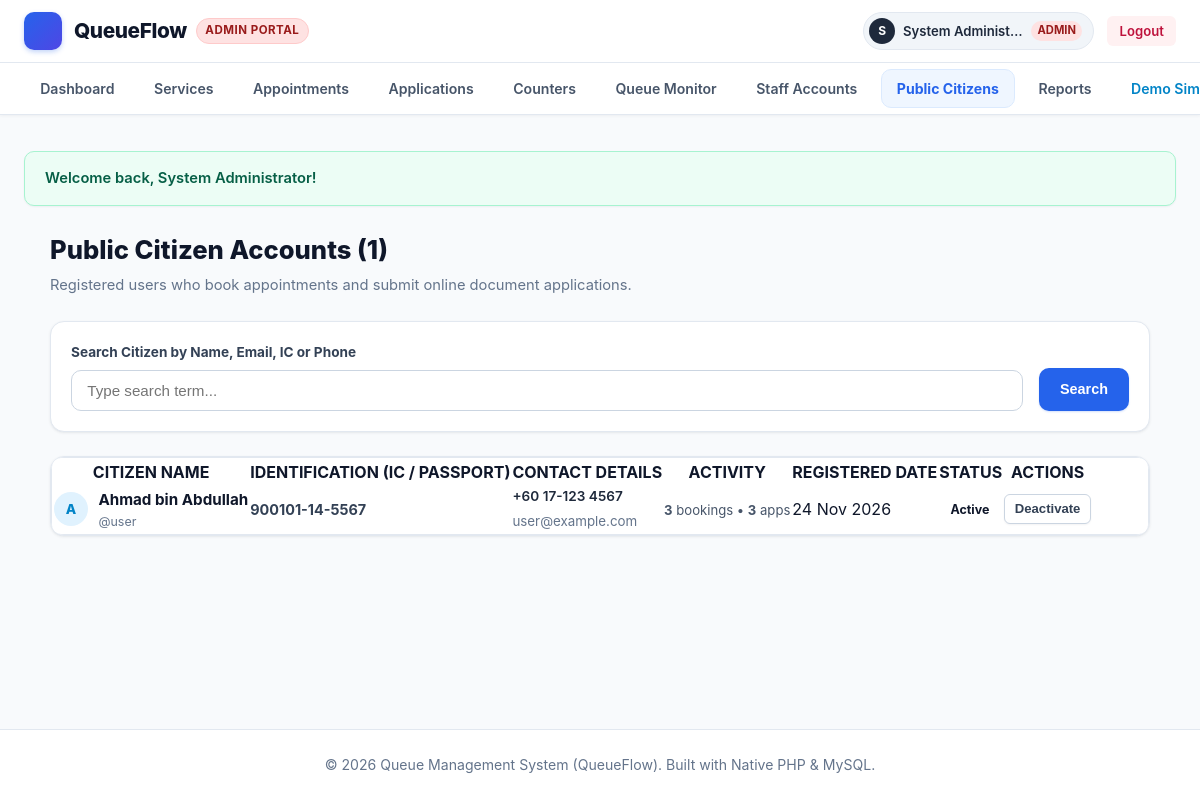
/admin/user_management.php (signed in), run on the app's committed database.
### tables this page shows
CREATE TABLE `users` (
  `id` INT AUTO_INCREMENT PRIMARY KEY,
  `username` VARCHAR(50) NOT NULL UNIQUE,
  `email` VARCHAR(100) NULL UNIQUE,
  `password` VARCHAR(255) NOT NULL,
  `full_name` VARCHAR(100) NOT NULL,
  `ic_passport` VARCHAR(50) NULL,
  `phone` VARCHAR(30) NULL,
  `role` ENUM('admin', 'staff', 'user') NOT NULL DEFAULT 'user',
  `status` ENUM('active', 'inactive') NOT NULL DEFAULT 'active',
  `created_at` TIMESTAMP DEFAULT CURRENT_TIMESTAMP
);

### admin/user_management.php (the view, shortened to what this page needs)
<?php
require_once __DIR__ . '/../includes/functions.php';
$pdo = getDBConnection();
$search = trim($_GET['search'] ?? '');
$sql = "
    SELECT u.*,
        (SELECT COUNT(*) FROM appointments WHERE user_id = u.id) as booking_count,
        (SELECT COUNT(*) FROM applications WHERE user_id = u.id) as app_count
    FROM users u
    WHERE u.role = 'user'
";
$params = [];
$sql .= " ORDER BY u.id DESC";
$stmt = $pdo->prepare($sql);
$stmt->execute($params);
$citizens = $stmt->fetchAll();
require_once __DIR__ . '/../includes/header.php';
?>
<div style="max-width: 1100px; margin: 1.5rem auto;">
    <div style="display: flex; justify-content: space-between; align-items: center; margin-bottom: 1.5rem; flex-wrap: wrap; gap: 1rem;">
        <div>
            <h1 style="font-size: 1.6rem; font-weight: 800; color: #0f172a; margin-bottom: 0.25rem;">
                Public Citizen Accounts (<?php echo count($citizens); ?>)
            </h1>
            <p style="color: var(--text-muted); font-size: 0.92rem; margin: 0;">
                Registered users who book appointments and submit online document applications.
            </p>
        </div>
    </div>
    <div class="card" style="padding: 1.25rem; margin-bottom: 1.5rem;">
        <form method="GET" action="user_management.php" style="display: flex; gap: 1rem; align-items: flex-end;">
            <div style="flex: 1;">
                <label class="form-label" for="search" style="font-size: 0.85rem;">Search Citizen by Name, Email, IC or Phone</label>
                <input type="text" id="search" name="search" class="form-control" value="<?php echo e($search); ?>" placeholder="Type search term...">
            </div>
            <button type="submit" class="btn btn-primary" style="padding: 0.65rem 1.25rem;">
                <?php echo getIcon('search', 14); ?> Search
            </button>
        </form>
    </div>
    <div class="card" style="padding: 0; overflow: hidden;">
        <div class="table-responsive">
            <table class="data-table">
                <thead>
                    <tr>
                        <th>CITIZEN NAME</th>
                        <th>IDENTIFICATION (IC / PASSPORT)</th>
                        <th>CONTACT DETAILS</th>
                        <th>ACTIVITY</th>
                        <th>REGISTERED DATE</th>
                        <th>STATUS</th>
                        <th>ACTIONS</th>
                    </tr>
                </thead>
                <tbody>
                    <?php if (empty($citizens)): ?>
                        <tr>
                            <td colspan="7" style="text-align: center; padding: 3rem 1rem; color: #94a3b8;">
                                No citizen accounts found.
                            </td>
                        </tr>
                    <?php else: ?>
                        <?php foreach ($citizens as $c): ?>
                            <tr>
                                <td>
                                    <div style="display: flex; align-items: center; gap: 0.65rem;">
                                        <div style="width: 34px; height: 34px; border-radius: 50%; background: #e0f2fe; color: #0284c7; font-weight: 800; display: flex; align-items: center; justify-content: center; font-size: 0.85rem;">
                                            <?php echo strtoupper(substr($c['full_name'], 0, 1)); ?>
                                        </div>
                                        <div>
                                            <strong style="color: #0f172a; font-size: 0.95rem;"><?php echo e($c['full_name']); ?></strong>
                                            <div style="font-size: 0.78rem; color: #64748b;">@<?php echo e($c['username']); ?></div>
                                        </div>
                                    </div>
                                </td>
                                <td>
                                    <strong style="color: #334155; font-size: 0.9rem;"><?php echo e($c['ic_passport'] ?: 'N/A'); ?></strong>
                                </td>
                                <td>
                                    <div style="font-size: 0.85rem; font-weight: 600; color: #1e293b;"><?php echo e($c['phone'] ?: 'N/A'); ?></div>
                                    <small style="color: #64748b;"><?php echo e($c['email'] ?: 'No email'); ?></small>
                                </td>
                                <td>
                                    <span style="font-size: 0.82rem; color: #475569;">
                                        <strong><?php echo (int)$c['booking_count']; ?></strong> bookings &bull;
                                        <strong><?php echo (int)$c['app_count']; ?></strong> apps
                                    </span>
                                </td>
                                <td><?php echo date('d M Y', strtotime($c['created_at'])); ?></td>
                                <td><?php echo renderStatusBadge($c['status']); ?></td>
                                <td>
                                    <form method="POST" action="user_management.php" style="margin: 0;">
                                        <button type="submit" class="btn btn-secondary btn-sm" style="padding: 0.3rem 0.6rem;">
                                            <?php echo ($c['status'] === 'active') ? 'Deactivate' : 'Activate'; ?>
                                        </button>
                                    </form>
                                </td>
                            </tr>
                        <?php endforeach; ?>
                    <?php endif; ?>
                </tbody>
            </table>
        </div>
    </div>
</div>
<?php require_once __DIR__ . '/../includes/footer.php'; ?>

### includes/functions.php (shortened to what this page needs)
<?php
function e($value) {
    return htmlspecialchars((string)$value, ENT_QUOTES, 'UTF-8');
}
function displayFlash() {
    $output = '';
    if (isset($_SESSION['flash_success'])) {
        $output .= '<div class="alert alert-success">' . getIcon('check-circle') . ' <span>' . e($_SESSION['flash_success']) . '</span></div>';
    }
    return $output;
}
function renderStatusBadge($status) {
    $badges = [
        'waiting'      => '<span class="badge badge-waiting"><span class="badge-dot dot-waiting"></span>' . getIcon('clock', 13) . ' Waiting</span>',
        'calling'      => '<span class="badge badge-calling"><span class="badge-dot dot-calling"></span>' . getIcon('bell', 13) . ' Calling</span>',
        'serving'      => '<span class="badge badge-serving"><span class="badge-dot dot-serving"></span>' . getIcon('play-circle', 13) . ' Serving</span>',
        'completed'    => '<span class="badge badge-completed"><span class="badge-dot dot-completed"></span>' . getIcon('check-circle', 13) . ' Completed</span>',
        'skipped'      => '<span class="badge badge-skipped"><span class="badge-dot dot-skipped"></span>' . getIcon('slash', 13) . ' Skipped</span>',
        'open'         => '<span class="badge badge-open"><span class="badge-dot dot-open"></span>' . getIcon('check', 13) . ' Open</span>',
        'closed'       => '<span class="badge badge-closed"><span class="badge-dot dot-closed"></span>' . getIcon('x', 13) . ' Closed</span>',
        'active'       => '<span class="badge badge-active"><span class="badge-dot dot-open"></span> Active</span>',
        'inactive'     => '<span class="badge badge-inactive"><span class="badge-dot dot-closed"></span> Inactive</span>',
        'confirmed'    => '<span class="badge badge-completed"><span class="badge-dot dot-completed"></span> Confirmed</span>',
        'pending'      => '<span class="badge badge-waiting"><span class="badge-dot dot-waiting"></span> Pending</span>',
        'cancelled'    => '<span class="badge badge-skipped"><span class="badge-dot dot-skipped"></span> Cancelled</span>',
        'approved'     => '<span class="badge badge-completed"><span class="badge-dot dot-completed"></span> Approved</span>',
        'submitted'    => '<span class="badge badge-calling"><span class="badge-dot dot-calling"></span> Submitted</span>',
        'under_review' => '<span class="badge badge-waiting"><span class="badge-dot dot-waiting"></span> Under Review</span>',
        'rejected'     => '<span class="badge badge-skipped"><span class="badge-dot dot-skipped"></span> Rejected</span>',
    ];
    return $badges[$status] ?? '<span class="badge">' . e(ucfirst($status)) . '</span>';
}
function getIcon($name, $size = 18, $class = "icon") {
    return $icons[$name] ?? '';
}

### assets/css/style.css (style rules this page uses)
:root { --primary: #2563eb; --primary-hover: #1d4ed8; --primary-light: #eff6ff; --primary-border: #bfdbfe; --indigo: #4f46e5; --indigo-light: #eef2ff; --purple: #7c3aed; --purple-light: #f5f3ff; --success: #059669; --success-light: #ecfdf5; --success-border: #a7f3d0; --warning: #d97706; --warning-light: #fffbeb; --warning-border: #fde68a; --danger: #dc2626; --danger-light: #fef2f2; --danger-border: #fecaca; --slate-50: #f8fafc; --slate-100: #f1f5f9; --slate-200: #e2e8f0; --slate-300: #cbd5e1; --slate-400: #94a3b8; --slate-500: #64748b; --slate-600: #475569; --slate-700: #334155; --slate-800: #1e293b; --slate-900: #0f172a; --bg-body: #f8fafc; --bg-card: #ffffff; --text-main: #0f172a; --text-muted: #64748b; --shadow-xs: 0 1px 2px 0 rgba(15, 23, 42, 0.05); --shadow-sm: 0 1px 3px 0 rgba(15, 23, 42, 0.07), 0 1px 2px -1px rgba(15, 23, 42, 0.05); --shadow-md: 0 4px 6px -1px rgba(15, 23, 42, 0.08), 0 2px 4px -2px rgba(15, 23, 42, 0.04); --shadow-lg: 0 10px 15px -3px rgba(15, 23, 42, 0.08), 0 4px 6px -4px rgba(15, 23, 42, 0.03); --shadow-xl: 0 20px 25px -5px rgba(15, 23, 42, 0.08), 0 8px 10px -6px rgba(15, 23, 42, 0.03); --radius-xs: 4px; --radius-sm: 6px; --radius-md: 10px; --radius-lg: 14px; --radius-pill: 9999px; }
* { box-sizing: border-box; margin: 0; padding: 0; }
body { font-family: -apple-system, BlinkMacSystemFont, "Segoe UI", Roboto, "Helvetica Neue", Arial, sans-serif; background-color: var(--bg-body); color: var(--text-main); line-height: 1.55; min-height: 100vh; display: flex; flex-direction: column; -webkit-font-smoothing: antialiased; }
.card { background: var(--bg-card); border: 1px solid var(--slate-200); border-radius: var(--radius-lg); box-shadow: var(--shadow-sm); padding: 1.75rem; margin-bottom: 1.75rem; transition: box-shadow 0.2s ease, border-color 0.2s ease; }
.badge { display: inline-flex; align-items: center; gap: 0.4rem; font-size: 0.78rem; font-weight: 700; padding: 0.25rem 0.7rem; border-radius: var(--radius-pill); text-transform: capitalize; white-space: nowrap; }
.btn { display: inline-flex; align-items: center; justify-content: center; gap: 0.45rem; padding: 0.55rem 1.15rem; font-size: 0.9rem; font-weight: 600; border-radius: var(--radius-md); border: 1px solid transparent; cursor: pointer; transition: all 0.15s ease-in-out; text-decoration: none; line-height: 1.4; }
.btn-primary { background: var(--primary); color: #ffffff; box-shadow: 0 1px 2px rgba(37, 99, 235, 0.2); }
.btn-secondary { background: #ffffff; color: var(--slate-700); border: 1px solid var(--slate-300); box-shadow: var(--shadow-xs); }
.btn-sm { padding: 0.32rem 0.7rem; font-size: 0.82rem; border-radius: var(--radius-sm); }
.table-responsive { width: 100%; overflow-x: visible; border-radius: var(--radius-md); border: 1px solid var(--slate-200); background: #ffffff; }
.form-label { display: block; font-size: 0.88rem; font-weight: 700; color: var(--slate-700); margin-bottom: 0.45rem; }
.form-control { width: 100%; padding: 0.68rem 0.95rem; font-size: 0.95rem; border: 1px solid var(--slate-300); border-radius: var(--radius-md); background-color: #ffffff; color: var(--slate-900); outline: none; transition: border-color 0.15s, box-shadow 0.15s; }
.alert { padding: 0.95rem 1.25rem; border-radius: var(--radius-md); margin-bottom: 1.5rem; display: flex; align-items: center; gap: 0.75rem; font-size: 0.92rem; font-weight: 600; box-shadow: var(--shadow-xs); }
.alert-success { background: var(--success-light); color: #065f46; border: 1px solid var(--success-border); }

### data on the page
users: full_name "A", full_name "Ahmad bin Abdullah", username "user", ic_passport "900101-14-5567", phone "+60 17-123 4567", email "user@example.com", booking_count "3", app_count "3", created_at "24 Nov 2026", status "Active", shows "Deactivate"

### other printed values
substr($user['full_name'], 0, 1) "S"
$user['full_name'] "System Administ…"
$user['role'] "ADMIN"
$_SESSION['flash_success'] "Welcome back, System Administrator!"
count($citizens) "1"
